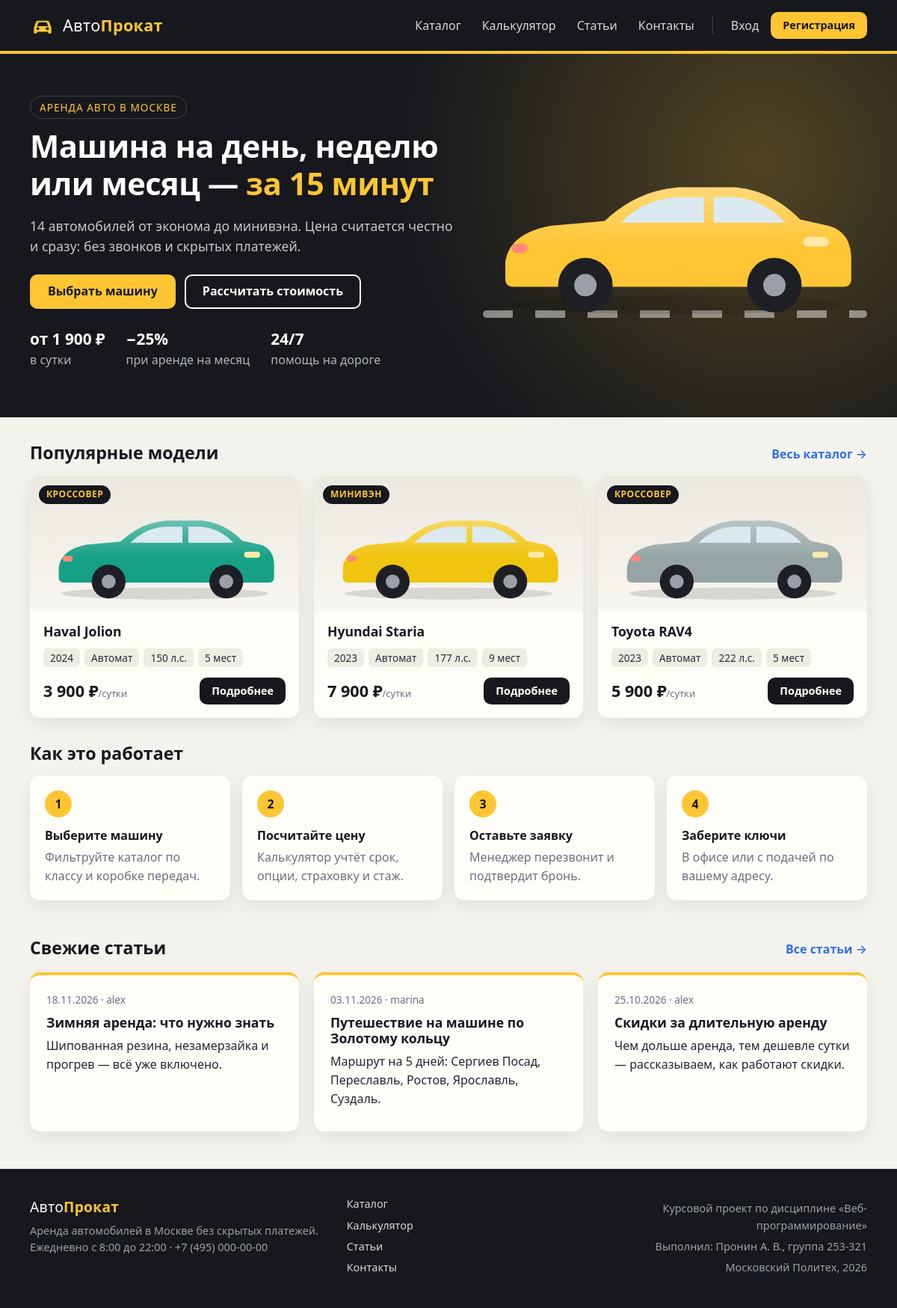
The page / on the database its author committed.
### tables this page shows
CREATE TABLE `cars` (
    `id`            INT UNSIGNED NOT NULL AUTO_INCREMENT,
    `brand`         VARCHAR(50)  NOT NULL,
    `model`         VARCHAR(50)  NOT NULL,
    `class`         VARCHAR(20)  NOT NULL,           
    `year`          SMALLINT     NOT NULL,
    `transmission`  VARCHAR(10)  NOT NULL,           
    `fuel`          VARCHAR(20)  NOT NULL,
    `seats`         TINYINT      NOT NULL DEFAULT 5,
    `power_hp`      SMALLINT     NOT NULL,
    `price_per_day` INT UNSIGNED NOT NULL,
    `deposit`       INT UNSIGNED NOT NULL,
    `color`         CHAR(7)      NOT NULL DEFAULT '#888888',
    `description`   TEXT         NOT NULL,
    `is_available`  TINYINT(1)   NOT NULL DEFAULT 1,
    PRIMARY KEY (`id`)
);

CREATE TABLE `articles` (
    `id`         INT UNSIGNED NOT NULL AUTO_INCREMENT,
    `author_id`  INT UNSIGNED NOT NULL,
    `title`      VARCHAR(200) NOT NULL,
    `excerpt`    VARCHAR(400) NOT NULL,
    `body`       TEXT         NOT NULL,
    `created_at` DATETIME     NOT NULL DEFAULT CURRENT_TIMESTAMP,
    `updated_at` DATETIME     NULL,
    PRIMARY KEY (`id`),
    KEY `ix_articles_author` (`author_id`),
    CONSTRAINT `fk_articles_author` FOREIGN KEY (`author_id`) REFERENCES `users` (`id`) ON DELETE CASCADE
);

CREATE TABLE `users` (
    `id`            INT UNSIGNED NOT NULL AUTO_INCREMENT,
    `nickname`      VARCHAR(40)  NOT NULL,
    `email`         VARCHAR(120) NOT NULL,
    `password_hash` VARCHAR(255) NOT NULL,
    `created_at`    DATETIME     NOT NULL DEFAULT CURRENT_TIMESTAMP,
    PRIMARY KEY (`id`),
    UNIQUE KEY `uq_users_nickname` (`nickname`),
    UNIQUE KEY `uq_users_email` (`email`)
);

### src/Core/Controller.php (called while the page is built, shortened)
<?php
abstract class Controller
{
    protected function render(string $template, array $vars = [], int $code = 200): void
    {
        View::render($template, $vars, $code);
    }
}

### src/Controllers/HomeController.php (called while the page is built, shortened)
<?php
final class HomeController extends Controller
{
    public function index(): void
    {
        $this->render('home', [
            'cars'     => Car::popular(3),
            'articles' => Article::latest(3),
        ]);
    }
}

### index.php (called while the page is built, shortened)
<?php
spl_autoload_register(function (string $class): void {
    $prefix = 'App\\';
    if (str_starts_with($class, $prefix)) {
        $file = __DIR__ . '/src/' . str_replace('\\', '/', substr($class, strlen($prefix))) . '.php';
    }
});
require __DIR__ . '/src/helpers.php';
$route  = trim((string) ($_GET['route'] ?? ''), '/');
$method = $_SERVER['REQUEST_METHOD'] ?? 'GET';
$router = new App\Core\Router(require __DIR__ . '/src/routes.php');
$router->dispatch($method, $route);

### src/Core/App.php (called while the page is built, shortened)
<?php
final class App
{
    private static array $config = [];
    private static string $root = '';
    private static string $baseUrl = '';
    public static function init(array $config, string $root): void
    {
        self::$config = $config;
        self::$root   = $root;
        $dir = str_replace('\\', '/', dirname($_SERVER['SCRIPT_NAME'] ?? '/index.php'));
        self::$baseUrl = rtrim($dir, '/');
    }
    public static function config(string $key, mixed $default = null): mixed
    {
        $value = self::$config;
        foreach (explode('.', $key) as $part) {
            $value = $value[$part];
        }
        return $value;
    }
    public static function root(): string
    {
        return self::$root;
    }
    public static function baseUrl(): string
    {
        return self::$baseUrl;
    }
}

### src/helpers.php (called while the page is built, shortened)
<?php
function e(mixed $value): string
{
    return htmlspecialchars((string) $value, ENT_QUOTES, 'UTF-8');
}
function url(string $path = '', array $query = []): string
{
    $link = App::baseUrl() . '/' . ltrim($path, '/');
    $query = array_filter($query, fn ($v) => $v !== '' && $v !== null);
    return $query ? $link . '?' . http_build_query($query) : $link;
}
function asset(string $path): string
{
    $file = App::root() . '/assets/' . $path;
    $v = is_file($file) ? filemtime($file) : 1;
    return App::baseUrl() . '/assets/' . $path . '?v=' . $v;
}
function money(int|float $value): string
{
    return number_format((float) $value, 0, ',', ' ') . ' ₽';
}
function date_ru(?string $date): string
{
    return $date ? date('d.m.Y', strtotime($date)) : '';
}
function take_flashes(): array
{
    $list = $_SESSION['_flash'] ?? [];
    return $list;
}

### src/Core/Db.php (called while the page is built, shortened)
<?php
final class Db
{
    private PDO $pdo;
    private function __construct()
    {
        $dsn = getenv('APP_DB_DSN') ?: sprintf(
            'mysql:host=%s;dbname=%s;charset=utf8mb4',
            App::config('db.host'),
            App::config('db.name')
        );
        $this->pdo = new PDO($dsn, App::config('db.user'), App::config('db.password'), [
            PDO::ATTR_ERRMODE            => PDO::ERRMODE_EXCEPTION,
            PDO::ATTR_DEFAULT_FETCH_MODE => PDO::FETCH_ASSOC,
            PDO::ATTR_EMULATE_PREPARES   => false,
        ]);
    }
    public function all(string $sql, array $params = []): array
    {
        $stmt = $this->pdo->prepare($sql);
        $stmt->execute($params);
        return $stmt->fetchAll();
    }
}

### src/Models/Car.php (called while the page is built, shortened)
<?php
final class Car
{
    public static function popular(int $limit): array
    {
        return Db::get()->all(
            'SELECT * FROM cars WHERE is_available = 1 ORDER BY year DESC, price_per_day DESC LIMIT ' . $limit
        );
    }
    public static function title(array $car): string
    {
        return $car['brand'] . ' ' . $car['model'];
    }
}

### src/Models/Article.php (called while the page is built, shortened)
<?php
final class Article
{
    public static function latest(int $limit): array
    {
        return Db::get()->all(
            'SELECT a.id, a.title, a.excerpt, a.created_at, u.nickname AS author
             FROM articles a JOIN users u ON u.id = a.author_id
             ORDER BY a.created_at DESC, a.id DESC LIMIT ' . $limit
        );
    }
}

### src/Core/Auth.php (called while the page is built, shortened)
<?php
final class Auth
{
    private static ?array $user = null;
    private static bool $loaded = false;
    public static function user(): ?array
    {
        if (!self::$loaded) {
            self::$loaded = true;
            $id = $_SESSION['user_id'] ?? null;
            self::$user = $id ? User::find((int) $id) : null;
        }
        return self::$user;
    }
}

### templates/partials/car-card.php (the view, shortened to what this page needs)
<article class="car-card<?= $car['is_available'] ? '' : ' is-busy' ?>">
    <a href="<?= url('cars/' . $car['id']) ?>" class="car-card__img">
        <?= View::fetch('partials/car-svg', ['color' => $car['color']]) ?>
        <span class="tag"><?= e(Car::CLASSES[$car['class']] ?? $car['class']) ?></span>
    </a>
    <div class="car-card__body">
        <h3><a href="<?= url('cars/' . $car['id']) ?>"><?= e(Car::title($car)) ?></a></h3>
        <ul class="specs">
            <li><?= (int) $car['year'] ?></li>
            <li><?= e(Car::TRANSMISSIONS[$car['transmission']] ?? '') ?></li>
            <li><?= (int) $car['power_hp'] ?> л.с.</li>
            <li><?= (int) $car['seats'] ?> мест</li>
        </ul>
        <div class="car-card__foot">
            <span class="price"><?= money($car['price_per_day']) ?><small>/сутки</small></span>
            <a class="btn btn--sm" href="<?= url('cars/' . $car['id']) ?>">Подробнее</a>
        </div>
    </div>
</article>

### templates/home.php (shortened to what this page needs)
<section class="hero">
    <div class="wrap hero__row">
        <div class="hero__text">
            <p class="eyebrow">Аренда авто в Москве</p>
            <h1>Машина на день, неделю или месяц — <span class="mark">за 15 минут</span></h1>
            <p class="lead">14 автомобилей от эконома до минивэна. Цена считается честно и сразу: без звонков и скрытых платежей.</p>
            <div class="hero__actions">
                <a href="<?= url('cars') ?>" class="btn btn--accent">Выбрать машину</a>
                <a href="<?= url('calculator') ?>" class="btn btn--ghost">Рассчитать стоимость</a>
            </div>
            <ul class="hero__facts">
                <li><b>от 1 900 ₽</b> в сутки</li>
                <li><b>−25%</b> при аренде на месяц</li>
                <li><b>24/7</b> помощь на дороге</li>
            </ul>
        </div>
        <div class="hero__pic">
            <?= View::fetch('partials/car-svg', ['color' => '#ffc533']) ?>
            <div class="road"></div>
        </div>
    </div>
</section>
<section class="wrap section">
    <div class="section__head">
        <h2>Популярные модели</h2>
        <a href="<?= url('cars') ?>" class="more">Весь каталог →</a>
    </div>
    <div class="cards">
<?php foreach ($cars as $car): ?>
        <?= View::fetch('partials/car-card', ['car' => $car]) ?>
<?php endforeach; ?>
    </div>
</section>
<section class="wrap section">
    <h2>Как это работает</h2>
    <ol class="steps">
        <li><b>Выберите машину</b>Фильтруйте каталог по классу и коробке передач.</li>
        <li><b>Посчитайте цену</b>Калькулятор учтёт срок, опции, страховку и стаж.</li>
        <li><b>Оставьте заявку</b>Менеджер перезвонит и подтвердит бронь.</li>
        <li><b>Заберите ключи</b>В офисе или с подачей по вашему адресу.</li>
    </ol>
</section>
<section class="wrap section">
    <div class="section__head">
        <h2>Свежие статьи</h2>
        <a href="<?= url('articles') ?>" class="more">Все статьи →</a>
    </div>
    <div class="posts">
<?php foreach ($articles as $a): ?>
        <article class="post">
            <p class="post__meta"><?= date_ru($a['created_at']) ?> · <?= e($a['author']) ?></p>
            <h3><a href="<?= url('articles/' . $a['id']) ?>"><?= e($a['title']) ?></a></h3>
            <p><?= e($a['excerpt']) ?></p>
        </article>
<?php endforeach; ?>
    </div>
</section>

### templates/partials/car-svg.php
<?php
$color = preg_match('/^#[0-9a-f]{6}$/i', $color ?? '') ? $color : '#888888';
?>
<svg class="car-svg" viewBox="0 0 240 110" role="img" aria-label="Автомобиль">
    <ellipse cx="120" cy="98" rx="104" ry="6" fill="rgba(0,0,0,.12)"/>
    <path d="M14 72 Q16 54 42 49 L76 46 Q96 27 122 25 L158 25 Q180 27 198 45 L216 49 Q230 53 230 70 L230 82 Q230 87 225 87 L19 87 Q14 87 14 82 Z" fill="<?= e($color) ?>"/>
    <path d="M14 72 Q16 54 42 49 L76 46 Q96 27 122 25 L158 25 Q180 27 198 45 L216 49 Q230 53 230 70 L230 82 Q230 87 225 87 L19 87 Q14 87 14 82 Z" fill="url(#shine)" opacity=".35"/>
    <path d="M86 47 Q101 32 122 31 L138 31 L138 47 Z" fill="#dbe9f1"/>
    <path d="M144 31 L157 31 Q176 33 189 47 L144 47 Z" fill="#dbe9f1"/>
    <rect x="200" y="56" width="16" height="6" rx="3" fill="#ffe9a8"/>
    <rect x="18" y="60" width="10" height="6" rx="3" fill="#ff8a7a"/>
    <circle cx="64" cy="86" r="17" fill="#1d1f24"/><circle cx="64" cy="86" r="7" fill="#9aa0a6"/>
    <circle cx="182" cy="86" r="17" fill="#1d1f24"/><circle cx="182" cy="86" r="7" fill="#9aa0a6"/>
    <defs>
        <linearGradient id="shine" x1="0" y1="0" x2="0" y2="1">
            <stop offset="0" stop-color="#fff"/><stop offset=".6" stop-color="#fff" stop-opacity="0"/>
        </linearGradient>
    </defs>
</svg>

### src/Core/Router.php (shortened to what this page needs)
<?php
final class Router
{
    public function dispatch(string $method, string $path): void
    {
        foreach ($this->routes as [$routeMethod, $pattern, $handler]) {
            if (!preg_match('~^' . $pattern . '$~u', $path, $matches)) {
                continue;
            }
            array_shift($matches);
            [$controllerClass, $action] = $handler;
            $params = array_map(fn ($v) => ctype_digit($v) ? (int) $v : $v, $matches);
            try {
                (new $controllerClass())->$action(...$params);
            } catch (\PDOException $e) {
                View::error(500, 'Ошибка базы данных', $e->getMessage());
            }
            return;
        }
    }
}

### src/Core/View.php (shortened to what this page needs)
<?php
final class View
{
    public static function render(string $template, array $vars = [], int $code = 200): void
    {
        $content = self::fetch($template, $vars);
        echo self::fetch('layout', $vars + ['content' => $content]);
    }
    public static function fetch(string $template, array $vars = []): string
    {
        $file = App::root() . '/templates/' . $template . '.php';
        extract($vars, EXTR_SKIP);
        include $file;
        return (string) ob_get_clean();
    }
}

### templates/layout.php (shortened to what this page needs)
<?php
$current = (string) ($_GET['route'] ?? '');
$nav = [
    'cars'       => 'Каталог',
    'calculator' => 'Калькулятор',
    'articles'   => 'Статьи',
    'contacts'   => 'Контакты',
];
$user = Auth::user();
?>
<!DOCTYPE html>
<html lang="ru">
<head>
    <link rel="stylesheet" href="<?= asset('css/style.css') ?>">
</head>
<body>
<header class="header">
    <div class="wrap header__row">
        <a class="logo" href="<?= url() ?>">
            <span>Авто<b>Прокат</b></span>
        </a>
        <nav class="nav" data-nav>
<?php foreach ($nav as $path => $label): ?>
            <a href="<?= url($path) ?>" class="nav__link<?= str_starts_with($current, $path) ? ' is-active' : '' ?>"><?= $label ?></a>
<?php endforeach; ?>
<?php if ($user): ?>
            <a href="<?= url('account') ?>" class="nav__link nav__user<?= $current === 'account' ? ' is-active' : '' ?>">👤 <?= e($user['nickname']) ?></a>
            <form method="post" action="<?= url('logout') ?>" class="nav__logout">
                <?= csrf_field() ?>
                <button type="submit" class="nav__link">Выйти</button>
            </form>
<?php else: ?>
            <a href="<?= url('login') ?>" class="nav__link<?= $current === 'login' ? ' is-active' : '' ?>">Вход</a>
            <a href="<?= url('register') ?>" class="btn btn--accent btn--sm">Регистрация</a>
<?php endif; ?>
        </nav>
    </div>
</header>
<main class="main">
<?= $content ?>
</main>
<footer class="footer">
    <div class="wrap footer__row">
        <div>
            <div class="logo logo--footer"><span>Авто<b>Прокат</b></span></div>
            <p>Аренда автомобилей в Москве без скрытых платежей.<br>Ежедневно с 8:00 до 22:00 · +7 (495) 000-00-00</p>
        </div>
        <div class="footer__links">
<?php foreach ($nav as $path => $label): ?>
            <a href="<?= url($path) ?>"><?= $label ?></a>
<?php endforeach; ?>
        </div>
        <div class="footer__meta">
            <p>Курсовой проект по дисциплине «Веб-программирование»</p>
            <p>Выполнил: <?= e(App::config('author')) ?></p>
            <p>Московский Политех, <?= date('Y') ?></p>
        </div>
    </div>
</footer>
</body>
</html>

### rows shown on the page
cars: class "КРОССОВЕР", Car::title($car) "Haval Jolion", year "2024", transmission "Автомат", power_hp "150", seats "5", price_per_day "3 900 ₽"
cars: class "МИНИВЭН", Car::title($car) "Hyundai Staria", year "2023", transmission "Автомат", power_hp "177", seats "9", price_per_day "7 900 ₽"
cars: class "КРОССОВЕР", Car::title($car) "Toyota RAV4", year "2023", transmission "Автомат", power_hp "222", seats "5", price_per_day "5 900 ₽"
articles: created_at "18.11.2026", author.nickname "alex", title "Зимняя аренда: что нужно знать", excerpt "Шипованная резина, незамерзайка и прогрев — всё уже включено."
articles: created_at "03.11.2026", author.nickname "marina", title "Путешествие на машине по Золотому кольцу", excerpt "Маршрут на 5 дней: Сергиев Посад, Переславль, Ростов, Ярославль, Суздаль."
articles: created_at "25.10.2026", author.nickname "alex", title "Скидки за длительную аренду", excerpt "Чем дольше аренда, тем дешевле сутки — рассказываем, как работают скидки."

### other values the page prints
$label "Каталог"
$label "Калькулятор"
$label "Статьи"
$label "Контакты"
